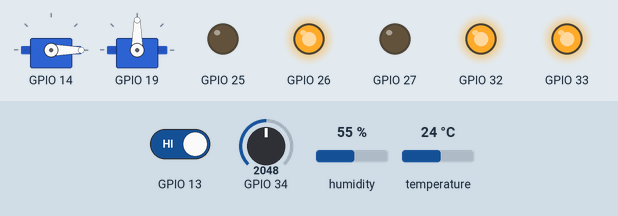
The program below on a simulated ESP32. On the bench: 2 × servo, output pins drawn as LEDs (lit = HIGH). The inputs (shaded band) are chosen by the test bench; at power-on: temperature 24 °C, GPIO 13 HIGH, GPIO 34 = 2048, humidity 55 %. WiFi joins after 1.5 s; servers stay silent unless stated; uploads are accepted with an empty reply; no MQTT or app messages arrive unless stated; what the program prints to the serial monitor is not drawn.

Above: at 4.7 s.
4.8 s: temperature set to 27 °C
6.9 s: temperature set to 30 °C
At 9.0 s:
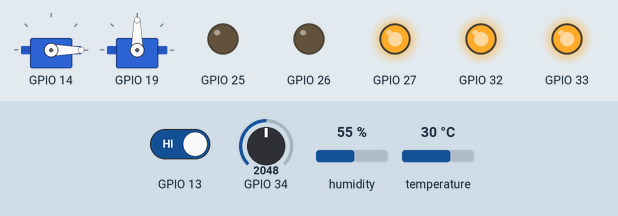
9.3 s: GPIO 13 driven LOW
At 10.5 s:
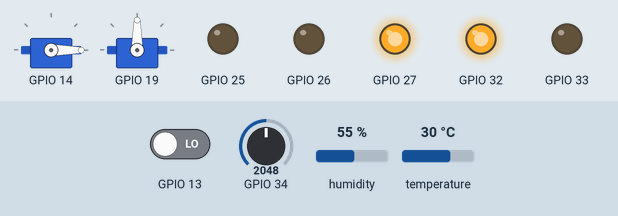
11.4 s: GPIO 34 set to 1265
13.2 s: GPIO 34 set to 1198
At 15.2 s:
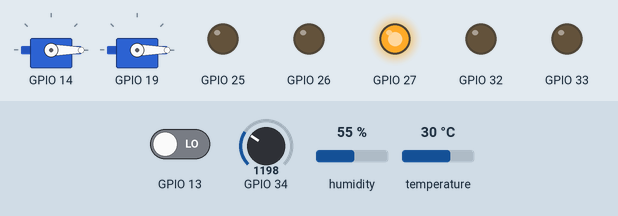
15.5 s: humidity set to 41 %
17.3 s: humidity set to 38 %
At 19.2 s:
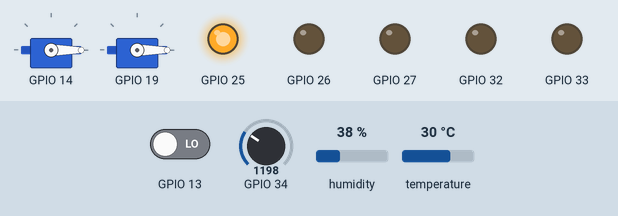
Timing chart, 0 to 20.7 s (numbered marks = the images above; inputs shaded):
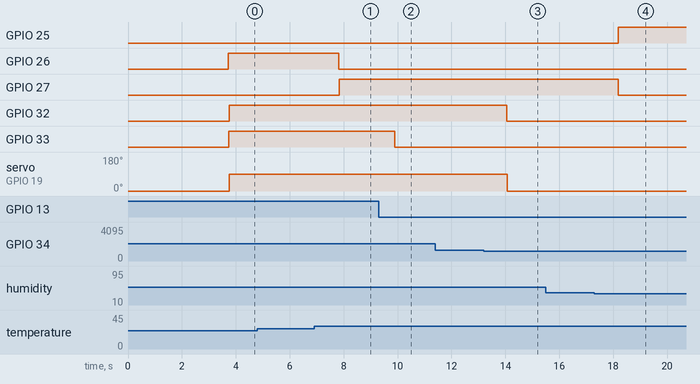

Measured:
- the behaviour switches between 28 and 29 °C on temperature (found by bisection; images 0 and 1)
- the behaviour switches between 1229 and 1228 on GPIO 34 (found by bisection; images 2 and 3)
- the behaviour switches between 40 and 39 % on humidity (found by bisection; images 3 and 4)
- after the input at 4.8 s, every drawn part: stays the same
- after the input at 6.9 s, GPIO 26: HIGH → LOW after 0.93 s; GPIO 27: LOW → HIGH after 0.93 s
- after the input at 9.3 s, GPIO 33: HIGH → LOW after 0.60 s
- after the input at 11.4 s, every drawn part: stays the same
- after the input at 13.2 s, GPIO 32: HIGH → LOW after 0.85 s; servo on GPIO 19: 90° → 0° after 0.87 s
- after the input at 15.5 s, every drawn part: stays the same
- after the input at 17.3 s, GPIO 25: LOW → HIGH after 0.89 s; GPIO 27: HIGH → LOW after 0.89 s

The program:

main.cpp
```cpp
#include "ModestIoT.h"

// Create the main device instance
SmartSuiteDevice smartSuite;

void setup() {
    // Initialize the SmartSuite device
    smartSuite.begin();

    // WiFi and MQTT configuration (these are the same defaults but shown for customization)
    smartSuite.setWiFiCredentials("Las4as.pe", "L@s4as.pe");
    smartSuite.setMQTTConfig("192.168.0.237", 1883,
                            "smartsuite/sensors/data",
                            "smartsuite/servo/command",
                            "smartsuite/alerts");

    // HTTP endpoint configuration
    smartSuite.setHTTPEndpoint("https://jsonplaceholder.typicode.com/posts");

    Serial.println("=== SmartSuite ESP32 Ready ===");
    Serial.println("Using ModestIoT Nano-framework");
    Serial.println("Sensors: DHT11, PIR, MQ2");
    Serial.println("Actuators: 5 LEDs, 2 Servos");
    Serial.println("Connectivity: WiFi + MQTT + HTTP");
    Serial.println("===============================");
}

void loop() {
    // Main device update loop - handles all sensors, actuators, and connectivity
    smartSuite.update();
}
```

Actuator.cpp
```cpp
#include "Actuator.h"

Actuator::Actuator(int pin, CommandHandler* commandHandler)
    : pin(pin), handler(commandHandler) {}

void Actuator::handle(Command command) {
    if (handler != nullptr) {
        handler->handle(command);
    }
}

void Actuator::setHandler(CommandHandler* commandHandler) {
    handler = commandHandler;
}
```

Actuator.h
```cpp
#ifndef ACTUATOR_H
#define ACTUATOR_H

#include "CommandHandler.h"

class Actuator : public CommandHandler {
protected:
    int pin; ///< GPIO pin assigned to the actuator.
    CommandHandler* handler; ///< Optional handler to receive propagated commands.

public:
    /**
     * @brief Constructs an Actuator with a pin and optional command handler.
     * @param pin The GPIO pin for the actuator.
     * @param commandHandler Pointer to a CommandHandler to receive commands (default: nullptr).
     */
    Actuator(int pin, CommandHandler* commandHandler = nullptr);

    /**
     * @brief Handles a command by propagating it to the assigned handler.
     * @param command The command to handle.
     */
    void handle(Command command) override;

    /**
     * @brief Sets or updates the command handler for this actuator.
     * @param commandHandler Pointer to the new CommandHandler.
     */
    void setHandler(CommandHandler* commandHandler);
};

#endif // ACTUATOR_H
```

CommandHandler.h
```cpp
#ifndef COMMAND_HANDLER_H
#define COMMAND_HANDLER_H

/**
 * @brief Represents a command with a unique identifier.
 *
 * Commands are lightweight structs used to instruct devices or actuators to perform actions.
 * Define custom commands by assigning unique IDs in your application.
 */
struct Command {
    int id; ///< Unique identifier for the command type.

    explicit Command(int commandId) : id(commandId) {}
    bool operator==(const Command& other) const { return id == other.id; }
};

/**
 * @brief Abstract interface for handling commands.
 *
 * Implement this interface in classes that need to execute commands. The `handle` method is called
 * when a command is issued, allowing for custom execution logic.
 */
class CommandHandler {
public:
    virtual void handle(Command command) = 0; ///< Pure virtual method to process a command.
    virtual ~CommandHandler() = default; ///< Virtual destructor for safe inheritance.
};

#endif // COMMAND_HANDLER_H
```

Device.cpp
```cpp
#include "Device.h"

// No implementation needed for abstract class
```

Device.h
```cpp
#ifndef DEVICE_H
#define DEVICE_H

#include "EventHandler.h"
#include "CommandHandler.h"

class Device : public EventHandler, public CommandHandler {
public:
    /**
     * @brief Handles an event received by the device.
     * @param event The event to process.
     */
    virtual void on(Event event) override = 0;

    /**
     * @brief Handles a command issued to the device.
     * @param command The command to execute.
     */
    virtual void handle(Command command) override = 0;

    virtual ~Device() = default; ///< Virtual destructor for safe inheritance.
};

#endif // DEVICE_H
```

DhtSensor.cpp
```cpp
#include "DhtSensor.h"

const Event DhtSensor::TEMPERATURE_READ_EVENT = Event(TEMPERATURE_READ_EVENT_ID);
const Event DhtSensor::HUMIDITY_READ_EVENT = Event(HUMIDITY_READ_EVENT_ID);

DhtSensor::DhtSensor(int pin, uint8_t dhtType, EventHandler* eventHandler)
    : Sensor(pin, eventHandler), dht(pin, dhtType), lastTemperature(NAN), lastHumidity(NAN) {}

void DhtSensor::begin() {
    dht.begin();

    // Give the sensor time to stabilize (DHT11 needs at least 1 second)
    Serial.println("DHT11: Initializing sensor, please wait...");
    delay(2000);  // 2 second warm-up period

    // Try an initial reading to verify sensor is working
    float testTemp = dht.readTemperature();
    float testHum = dht.readHumidity();

    if (!isnan(testTemp) && !isnan(testHum)) {
        Serial.println("DHT11: Sensor initialized successfully");
        Serial.println("Initial readings - T:" + String(testTemp) + "°C, H:" + String(testHum) + "%");
    } else {
        Serial.println("DHT11: Warning - Initial sensor test failed. Check connections.");
    }
}

bool DhtSensor::readSensor() {
    // Add a small delay before reading to ensure sensor stability
    delay(100);

    float temp = dht.readTemperature();
    float hum = dht.readHumidity();

    // Check if readings are valid (not NaN)
    if (!isnan(temp) && !isnan(hum)) {
        // Additional validation - reasonable ranges for DHT11
        if (temp >= -40 && temp <= 80 && hum >= 0 && hum <= 100) {
            lastTemperature = temp;
            lastHumidity = hum;

            // Trigger events for successful readings
            on(TEMPERATURE_READ_EVENT);
            on(HUMIDITY_READ_EVENT);

            return true;
        } else {
            Serial.println("DHT11: Values out of range - T:" + String(temp) + "°C, H:" + String(hum) + "%");
        }
    } else {
        Serial.println("DHT11: Failed to read sensor - check wiring and power");
    }

    return false;
}

float DhtSensor::getTemperature() const {
    return lastTemperature;
}

float DhtSensor::getHumidity() const {
    return lastHumidity;
}
```

DhtSensor.h
```cpp
#ifndef DHT_SENSOR_H
#define DHT_SENSOR_H

#include "Sensor.h"
#include <DHT.h>

class DhtSensor : public Sensor {
private:
    DHT dht;
    float lastTemperature;
    float lastHumidity;

public:
    static const int TEMPERATURE_READ_EVENT_ID = 100;
    static const int HUMIDITY_READ_EVENT_ID = 101;
    static const Event TEMPERATURE_READ_EVENT;
    static const Event HUMIDITY_READ_EVENT;

    /**
     * @brief Constructs a DhtSensor.
     * @param pin The GPIO pin for the DHT sensor.
     * @param dhtType The type of DHT sensor (DHT11, DHT22, etc.).
     * @param eventHandler Optional handler to receive sensor events (default: nullptr).
     */
    DhtSensor(int pin, uint8_t dhtType = DHT11, EventHandler* eventHandler = nullptr);

    /**
     * @brief Initializes the DHT sensor.
     */
    void begin();

    /**
     * @brief Reads temperature and humidity from the sensor.
     * @return True if reading was successful, false otherwise.
     */
    bool readSensor();

    /**
     * @brief Gets the last temperature reading.
     * @return Temperature in Celsius.
     */
    float getTemperature() const;

    /**
     * @brief Gets the last humidity reading.
     * @return Humidity percentage.
     */
    float getHumidity() const;
};

#endif // DHT_SENSOR_H
```

EventHandler.h
```cpp
#ifndef EVENT_HANDLER_H
#define EVENT_HANDLER_H

/**
 * @brief Represents an event with a unique identifier.
 *
 * Events are lightweight structs used to signal occurrences (e.g., sensor triggers) within
 * the framework. Define custom events by assigning unique IDs in your application.
 */
struct Event {
    int id; ///< Unique identifier for the event type.

    explicit Event(int eventId) : id(eventId) {}
    bool operator==(const Event& other) const { return id == other.id; }
};

/**
 * @brief Abstract interface for handling events.
 *
 * Implement this interface in classes that need to react to events. The `on` method is called
 * when an event occurs, allowing for custom handling logic.
 */
class EventHandler {
public:
    virtual void on(Event event) = 0; ///< Pure virtual method to handle an event.
    virtual ~EventHandler() = default; ///< Virtual destructor for safe inheritance.
};

#endif // EVENT_HANDLER_H
```

Led.cpp
```cpp
#include "Led.h"
#include <Arduino.h>

const Command Led::TOGGLE_LED_COMMAND = Command(TOGGLE_LED_COMMAND_ID);
const Command Led::TURN_ON_COMMAND = Command(TURN_ON_COMMAND_ID);
const Command Led::TURN_OFF_COMMAND = Command(TURN_OFF_COMMAND_ID);

Led::Led(int pin, bool initialState, CommandHandler* commandHandler)
    : Actuator(pin, commandHandler), state(initialState) {
    pinMode(pin, OUTPUT);
    digitalWrite(pin, state);
}

void Led::handle(Command command) {
    if (command == TOGGLE_LED_COMMAND) {
        state = !state;
        digitalWrite(pin, state);
    } else if (command == TURN_ON_COMMAND) {
        state = true;
        digitalWrite(pin, state);
    } else if (command == TURN_OFF_COMMAND) {
        state = false;
        digitalWrite(pin, state);
    }
    Actuator::handle(command); // Propagate to handler if set
}

bool Led::getState() const {
    return state;
}

void Led::setState(bool newState) {
    state = newState;
    digitalWrite(pin, state);
}
```

Led.h
```cpp
#ifndef LED_H
#define LED_H

#include "Actuator.h"

class Led : public Actuator {
private:
    bool state; ///< Current state of the LED (true = ON, false = OFF).

public:
    static const int TOGGLE_LED_COMMAND_ID = 0; ///< Unique ID for toggle command.
    static const int TURN_ON_COMMAND_ID = 1; ///< Unique ID for turn-on command.
    static const int TURN_OFF_COMMAND_ID = 2; ///< Unique ID for turn-off command.
    static const Command TOGGLE_LED_COMMAND; ///< Predefined command to toggle the LED.
    static const Command TURN_ON_COMMAND; ///< Predefined command to turn the LED ON.
    static const Command TURN_OFF_COMMAND; ///< Predefined command to turn the LED OFF.

    /**
     * @brief Constructs an Led actuator.
     * @param pin The GPIO pin for the LED (configured as OUTPUT).
     * @param initialState Initial state of the LED (default: false/OFF).
     * @param commandHandler Optional handler to receive commands (default: nullptr).
     */
    Led(int pin, bool initialState = false, CommandHandler* commandHandler = nullptr);

    /**
     * @brief Handles commands to control the LED state.
     * @param command The command to execute (e.g., TOGGLE_LED_COMMAND).
     */
    void handle(Command command) override;

    /**
     * @brief Gets the current state of the LED.
     * @return True if the LED is ON, false if OFF.
     */
    bool getState() const;

    /**
     * @brief Sets the LED state directly.
     * @param newState The new state (true = ON, false = OFF).
     */
    void setState(bool newState);
};

#endif // LED_H
```

ModestIoT.h
```cpp
#ifndef MODEST_IOT_H
#define MODEST_IOT_H

#include "EventHandler.h"
#include "CommandHandler.h"
#include "Sensor.h"
#include "Actuator.h"
#include "Device.h"
#include "DhtSensor.h"
#include "PirSensor.h"
#include "Mq2Sensor.h"
#include "Led.h"
#include "ServoActuator.h"
#include "SmartSuiteDevice.h"
//#include "Button.h"

#endif // MODEST_IOT_H
```

Mq2Sensor.cpp
```cpp
#include "Mq2Sensor.h"
#include <Arduino.h>

const Event Mq2Sensor::GAS_DETECTED_EVENT = Event(GAS_DETECTED_EVENT_ID);
const Event Mq2Sensor::GAS_MEDIUM_EVENT = Event(GAS_MEDIUM_EVENT_ID);
const Event Mq2Sensor::GAS_HIGH_EVENT = Event(GAS_HIGH_EVENT_ID);
const Event Mq2Sensor::GAS_CLEAR_EVENT = Event(GAS_CLEAR_EVENT_ID);

Mq2Sensor::Mq2Sensor(int pin, float mediumThreshold, float highThreshold, EventHandler* eventHandler)
    : Sensor(pin, eventHandler), lastPpmValue(0.0), mediumThreshold(mediumThreshold), highThreshold(highThreshold) {}

void Mq2Sensor::begin() {
    // Analog pins don't need pinMode setup
}

float Mq2Sensor::readGasLevel() {
    int analogValue = analogRead(pin);
    float ppm = (analogValue / 4095.0) * 1000.0; // Convert to estimated PPM

    // Store the last reading
    float previousPpm = lastPpmValue;
    lastPpmValue = ppm;

    // Generate events based on thresholds
    if (ppm >= highThreshold && previousPpm < highThreshold) {
        on(GAS_HIGH_EVENT);
    } else if (ppm >= mediumThreshold && previousPpm < mediumThreshold) {
        on(GAS_MEDIUM_EVENT);
    } else if (ppm > 0 && previousPpm == 0) {
        on(GAS_DETECTED_EVENT);
    } else if (ppm < mediumThreshold && previousPpm >= mediumThreshold) {
        on(GAS_CLEAR_EVENT);
    }

    return ppm;
}

float Mq2Sensor::getGasLevel() const {
    return lastPpmValue;
}

void Mq2Sensor::setThresholds(float medium, float high) {
    mediumThreshold = medium;
    highThreshold = high;
}
```

Mq2Sensor.h
```cpp
#ifndef MQ2_SENSOR_H
#define MQ2_SENSOR_H

#include "Sensor.h"

class Mq2Sensor : public Sensor {
private:
    float lastPpmValue;
    float mediumThreshold;
    float highThreshold;

public:
    static const int GAS_DETECTED_EVENT_ID = 300;
    static const int GAS_MEDIUM_EVENT_ID = 301;
    static const int GAS_HIGH_EVENT_ID = 302;
    static const int GAS_CLEAR_EVENT_ID = 303;
    static const Event GAS_DETECTED_EVENT;
    static const Event GAS_MEDIUM_EVENT;
    static const Event GAS_HIGH_EVENT;
    static const Event GAS_CLEAR_EVENT;

    /**
     * @brief Constructs an Mq2Sensor.
     * @param pin The analog GPIO pin for the MQ2 sensor.
     * @param mediumThreshold PPM threshold for medium gas level (default: 300).
     * @param highThreshold PPM threshold for high gas level (default: 600).
     * @param eventHandler Optional handler to receive sensor events (default: nullptr).
     */
    Mq2Sensor(int pin, float mediumThreshold = 300.0, float highThreshold = 600.0, EventHandler* eventHandler = nullptr);

    /**
     * @brief Initializes the MQ2 sensor.
     */
    void begin();

    /**
     * @brief Reads the gas level from the sensor.
     * @return Gas level in estimated PPM.
     */
    float readGasLevel();

    /**
     * @brief Gets the last gas level reading.
     * @return Gas level in PPM.
     */
    float getGasLevel() const;

    /**
     * @brief Sets the thresholds for gas level detection.
     * @param medium Medium threshold in PPM.
     * @param high High threshold in PPM.
     */
    void setThresholds(float medium, float high);
};

#endif // MQ2_SENSOR_H
```

PirSensor.cpp
```cpp
#include "PirSensor.h"
#include <Arduino.h>

const Event PirSensor::MOTION_DETECTED_EVENT = Event(MOTION_DETECTED_EVENT_ID);
const Event PirSensor::MOTION_STOPPED_EVENT = Event(MOTION_STOPPED_EVENT_ID);

PirSensor::PirSensor(int pin, EventHandler* eventHandler)
    : Sensor(pin, eventHandler), lastMotionState(false) {}

void PirSensor::begin() {
    pinMode(pin, INPUT);
}

bool PirSensor::readMotion() {
    bool currentMotion = digitalRead(pin);

    // Only trigger events on state change
    if (currentMotion != lastMotionState) {
        lastMotionState = currentMotion;

        if (currentMotion) {
            on(MOTION_DETECTED_EVENT);
        } else {
            on(MOTION_STOPPED_EVENT);
        }
    }

    return currentMotion;
}

bool PirSensor::getMotionState() const {
    return lastMotionState;
}
```

PirSensor.h
```cpp
#ifndef PIR_SENSOR_H
#define PIR_SENSOR_H

#include "Sensor.h"

class PirSensor : public Sensor {
private:
    bool lastMotionState;

public:
    static const int MOTION_DETECTED_EVENT_ID = 200;
    static const int MOTION_STOPPED_EVENT_ID = 201;
    static const Event MOTION_DETECTED_EVENT;
    static const Event MOTION_STOPPED_EVENT;

    /**
     * @brief Constructs a PirSensor.
     * @param pin The GPIO pin for the PIR sensor.
     * @param eventHandler Optional handler to receive sensor events (default: nullptr).
     */
    PirSensor(int pin, EventHandler* eventHandler = nullptr);

    /**
     * @brief Initializes the PIR sensor.
     */
    void begin();

    /**
     * @brief Reads the current motion state from the sensor.
     * @return True if motion is detected, false otherwise.
     */
    bool readMotion();

    /**
     * @brief Gets the last motion state.
     * @return True if motion was last detected, false otherwise.
     */
    bool getMotionState() const;
};

#endif // PIR_SENSOR_H
```

Sensor.cpp
```cpp
#include "Sensor.h"

Sensor::Sensor(int pin, EventHandler* eventHandler)
    : pin(pin), handler(eventHandler) {}

void Sensor::on(Event event) {
    if (handler != nullptr) {
        handler->on(event);
    }
}

void Sensor::setHandler(EventHandler* eventHandler) {
    handler = eventHandler;
}
```

Sensor.h
```cpp
#ifndef SENSOR_H
#define SENSOR_H

#include "EventHandler.h"

class Sensor : public EventHandler {
protected:
    int pin; ///< GPIO pin assigned to the sensor.
    EventHandler* handler; ///< Optional handler to receive propagated events.

public:
    /**
     * @brief Constructs a Sensor with a pin and optional event handler.
     * @param pin The GPIO pin for the sensor.
     * @param eventHandler Pointer to an EventHandler to receive events (default: nullptr).
     */
    Sensor(int pin, EventHandler* eventHandler = nullptr);

    /**
     * @brief Handles an event by propagating it to the assigned handler.
     * @param event The event to handle.
     */
    void on(Event event) override;

    /**
     * @brief Sets or updates the event handler for this sensor.
     * @param eventHandler Pointer to the new EventHandler.
     */
    void setHandler(EventHandler* eventHandler);
};

#endif // SENSOR_H
```

Source omitted: ServoActuator.cpp (1517 bytes), ServoActuator.h (1942 bytes), SmartSuiteDevice.cpp (15234 bytes), SmartSuiteDevice.h (3488 bytes)
